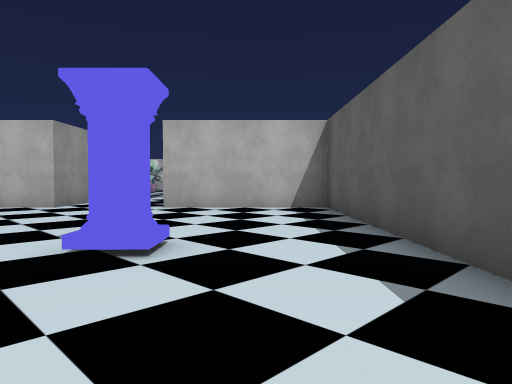
View 1 (above)

15 first-person views from a walk through a scene from a Unity 3-D project. The camera is 1.3 m above the floor, tilts 2° down and sees 70° across. Doors are open. The floor is counted in squares, 2 m on a side. Each view is taken from the middle of a square. On the plan, view 1 faces up. The plan holds only what a view shows up to about 11 squares ahead; the rest is blank. The place goes on beyond the plan. The player character is not drawn. Some surface patterns are stand-ins.

View 2
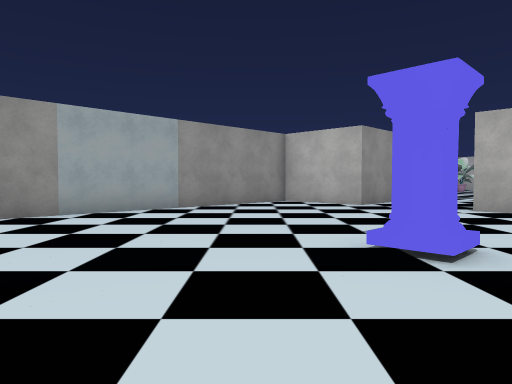

View 3
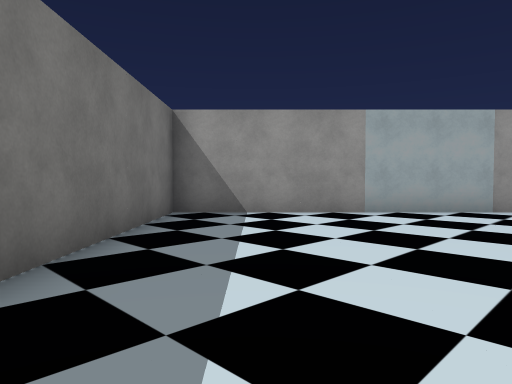

View 4
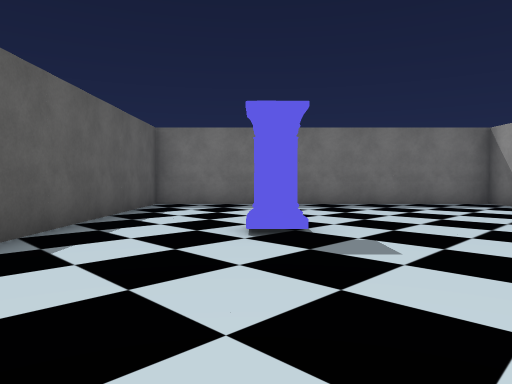

View 5
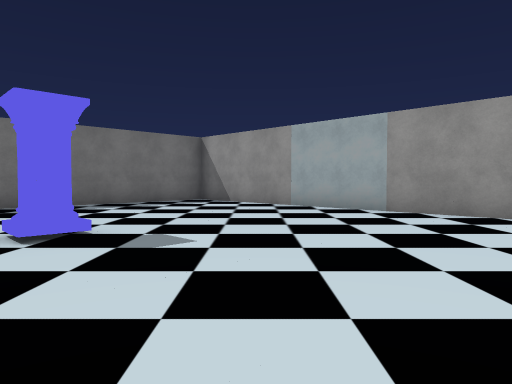

View 6
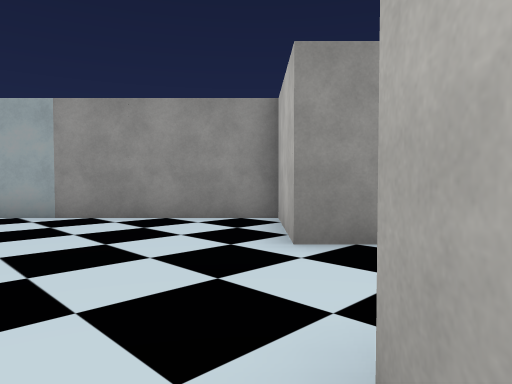

View 7
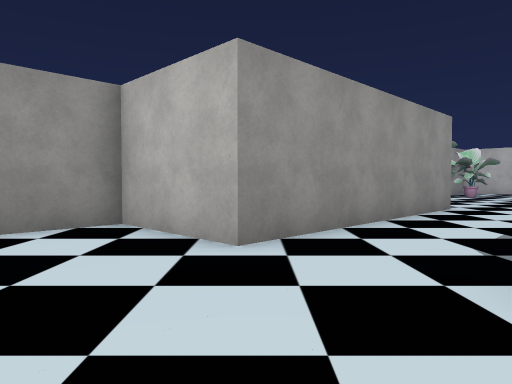

View 8
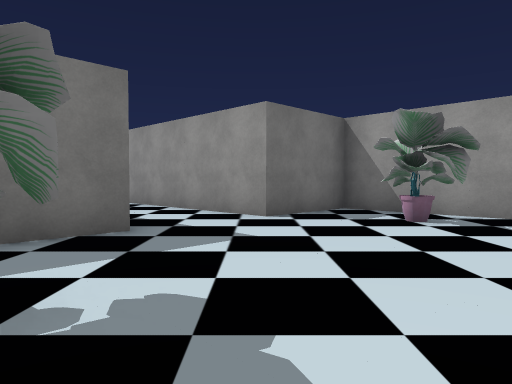

View 9
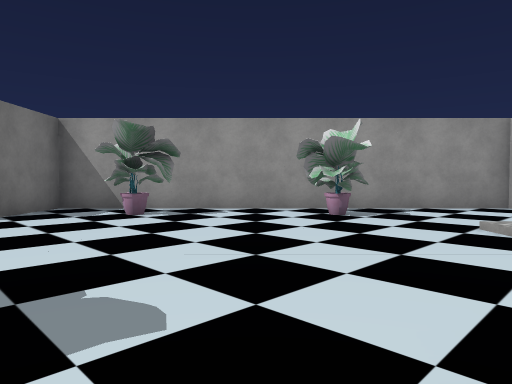

View 10
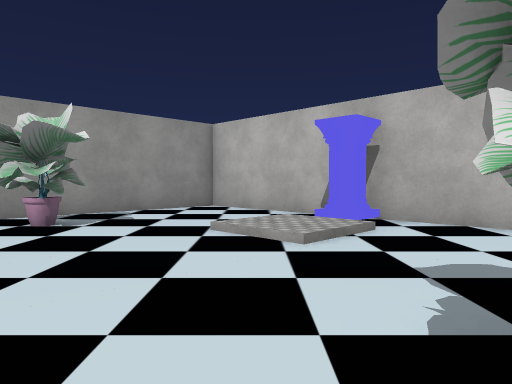

View 11
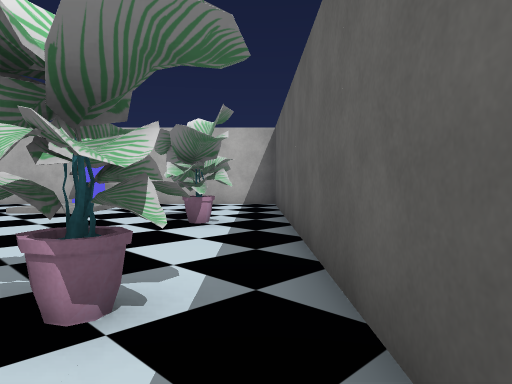

View 12
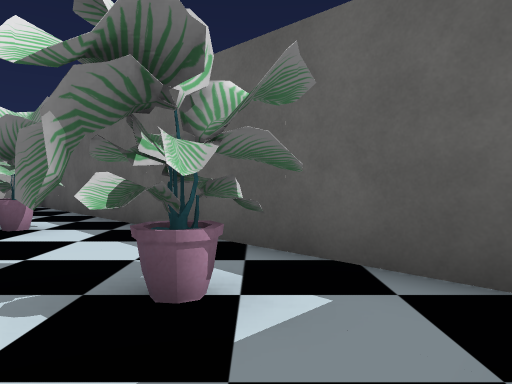

View 13
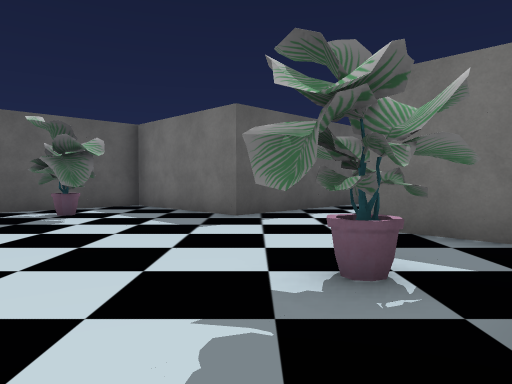

View 14
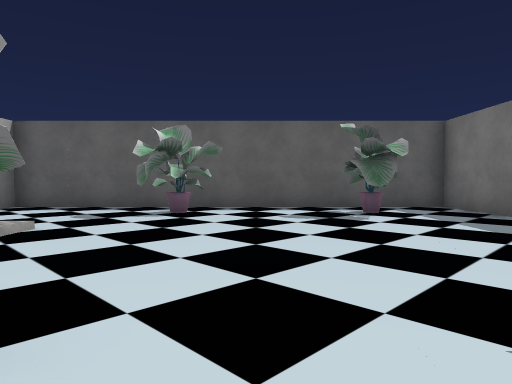

View 15
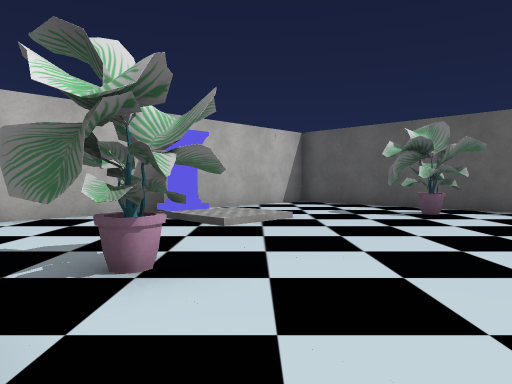

### Floor plan
Ten units are one square. View 1 is at (0, 0); x grows to the right and y downward. Boxes are objects, and circles mark ways between rooms. Rooms are numbered by the first view taken in them; rooms with no view inside come last. Other rooms are left out.
<svg viewBox="-76 -251 96 272">
<path fill="none" stroke="#000" d="M-46 -84 -71 -84 -71 16 15 16 15 -84 -21 -84M-21 -102 -21 -146 15 -146 15 -246 -71 -246 -71 -146 -46 -146 -46 -84"/>
<rect x="-15" y="-35" width="10" height="10" fill="#bbb"><title>pillar</title></rect>
<rect x="-65" y="-175" width="10" height="10" fill="#bbb"><title>plant</title></rect>
<rect x="-65" y="-215" width="10" height="20" fill="#bbb"><title>plant</title></rect>
<rect x="-35" y="-245" width="10" height="10" fill="#bbb"><title>pillar</title></rect>
<rect x="-5" y="-175" width="10" height="10" fill="#bbb"><title>plant</title></rect>
<rect x="-5" y="-215" width="10" height="20" fill="#bbb"><title>plant</title></rect>
<circle cx="-35" cy="-85" r="3" fill="#2a7"/>
<text x="-30" y="-30">1</text>
<text x="-30" y="-180">2</text>
</svg>
Room 1 opens to room 2.

Where each view was taken, in squares from view 1:
view 1: 0 up, 0 right, facing up
view 2: 0 up, 0 right, facing up-left
view 3: 0 up, 0 right, facing left
view 4: 8 up, 1 left, facing down
view 5: 8 up, 0 right, facing down-left
view 6: 8 up, 1 left, facing left
view 7: 6 up, 2 left, facing up-left
view 8: 19 up, 0 right, facing down-left
view 9: 19 up, 1 right, facing left
view 10: 19 up, 0 right, facing up-left
view 11: 15 up, 1 right, facing up
view 12: 15 up, 1 left, facing up-right
view 13: 19 up, 7 left, facing down-right
view 14: 19 up, 7 left, facing right
view 15: 18 up, 7 left, facing up-right
